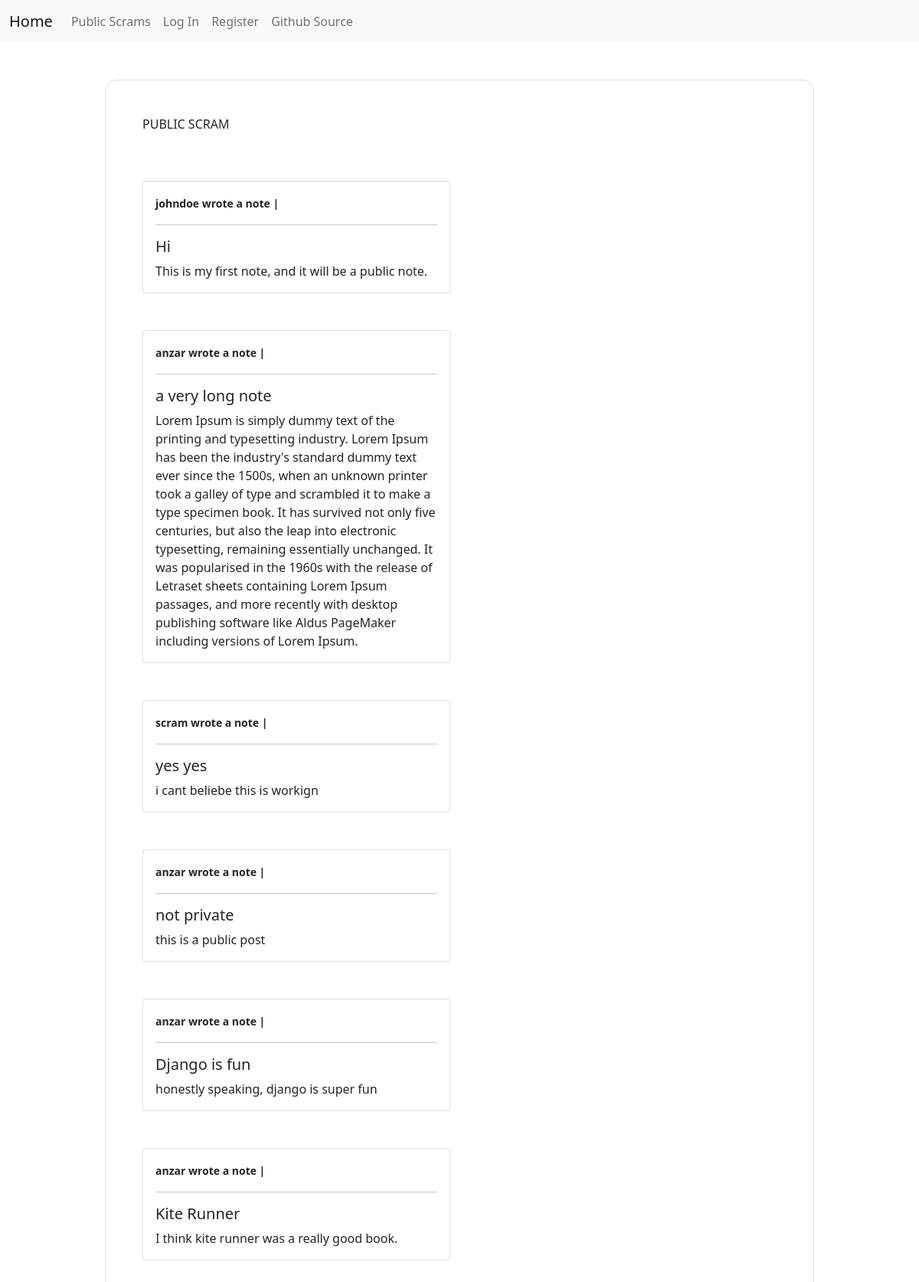
Screenshot of /public/ with the database file from the repository.
### scramapp/models.py (models this page shows)
class scram(models.Model):
    title = models.CharField(max_length=200)
    content = models.CharField(max_length=1000)
    private = models.BooleanField()
    user = models.ForeignKey(User, on_delete=models.CASCADE)
    created_at = models.DateTimeField(auto_now_add=True)
    modified_at = models.DateTimeField(auto_now=True)
    class Meta:
        ordering = ('title',)

### scramapp/views.py (the view)
# urls.py: path('public/', publicScram, name = 'publicscram'),
def publicScram(request):
    all_notes = scram.objects.filter(private = False).order_by('-created_at')
    context = {'all_notes':all_notes}
    return render(request, 'scramapp/public.html', context)

### scramapp/templates/scramapp/public.html
{% extends 'scramapp/base.html' %}
{% load crispy_forms_tags %}
{% block content %}
    <section class="vh-100" style="background-color: white;">
        <div class="container py-5 h-100">
          <div class="row d-flex justify-content-center align-items-center h-100">
            <div class="col col-xl-10">
              <div class="card" style="border-radius: 15px;">
                <div class="card-body p-5">
                  <h6 class="mb-3">PUBLIC SCRAM</h6>
                <br><br>
                <div class="row">
                  <div class="col-sm-6">
                    {% for note in all_notes %}
                    <div class="card">
                      <div class="card-body">
                        <strong><small>{{ note.user }} wrote a note | </small></strong>
                        <hr>
                        <h5 class="card-title">{{ note.title }}</h5>
                        <p class="card-text">{{ note.content }}</p>
                      </div>
                    </div>
                    <br><br>
                    {% endfor %}
                  </div>
                </div>
                </div>
              </div>
            </div>
          </div>
        </div>
      </section>
{% endblock %}

### scramapp/templates/scramapp/base.html (shortened to what this page needs)
<!DOCTYPE html>
<html lang="en">
<head>
    <link href="https://cdn.jsdelivr.net/npm/bootstrap@5.0.2/dist/css/bootstrap.min.css" rel="stylesheet">
</head>
<body>
    <nav class="navbar navbar-expand-lg navbar-light bg-light">
        <div class="container-fluid">
            <a href="{% url 'home' %}" class="navbar-brand">Home</a>
            <div class="collapse navbar-collapse" id="navbarCollapse">
                <div class="navbar-nav">
              <a class="nav-link" href="{% url 'publicscram' %}">Public Scrams</a>
              {% if not user.is_authenticated %}
              <a class="nav-link" href="{% url 'login' %}">Log In</a>
              <a class="nav-link" href="{% url 'register_user' %}">Register</a>
              {% endif %}
              <a class="nav-link" href="https://www.google.com/">Github Source</a>
            </div>
          </div>
        </div>
      </nav>
      {% block content %}
      {% endblock %}
</body>
</html>

### rows the page displays
scram: user "johndoe", title "Hi", content "This is my first note, and it will be a public note."
scram: user "anzar", title "a very long note", content "Lorem Ipsum is simply dummy text of the printing and typesetting industry. Lorem Ipsum has been the industry's standard dummy text ever since the 1500s, when an unknown printer took a galley of type and scrambled it to make a type specimen book. It has survived not only five centuries, but also the leap into electronic typesetting, remaining essentially unchanged. It was popularised in the 1960s with the release of Letraset sheets containing Lorem Ipsum passages, and more recently with desktop publishing software like Aldus PageMaker including versions of Lorem Ipsum."
scram: user "scram", title "yes yes", content "i cant beliebe this is workign"
scram: user "anzar", title "not private", content "this is a public post"
scram: user "anzar", title "Django is fun", content "honestly speaking, django is super fun"
scram: user "anzar", title "Kite Runner", content "I think kite runner was a really good book."
